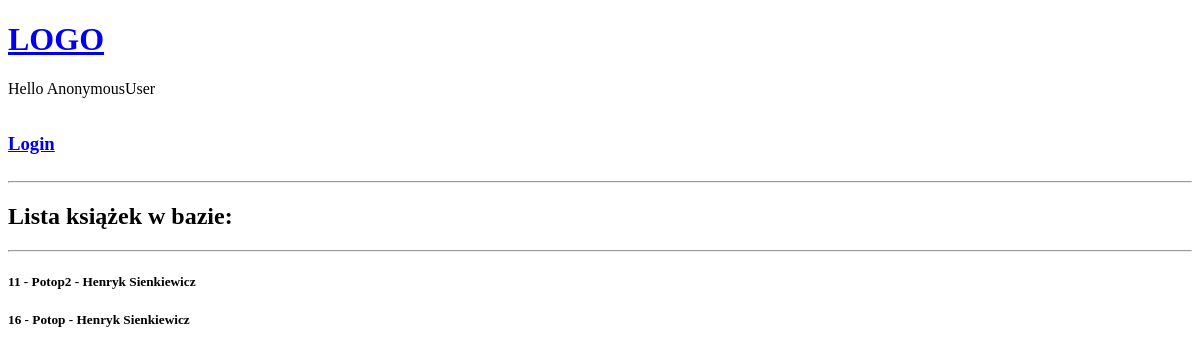
The page /book-list/ on the database as committed earlier.
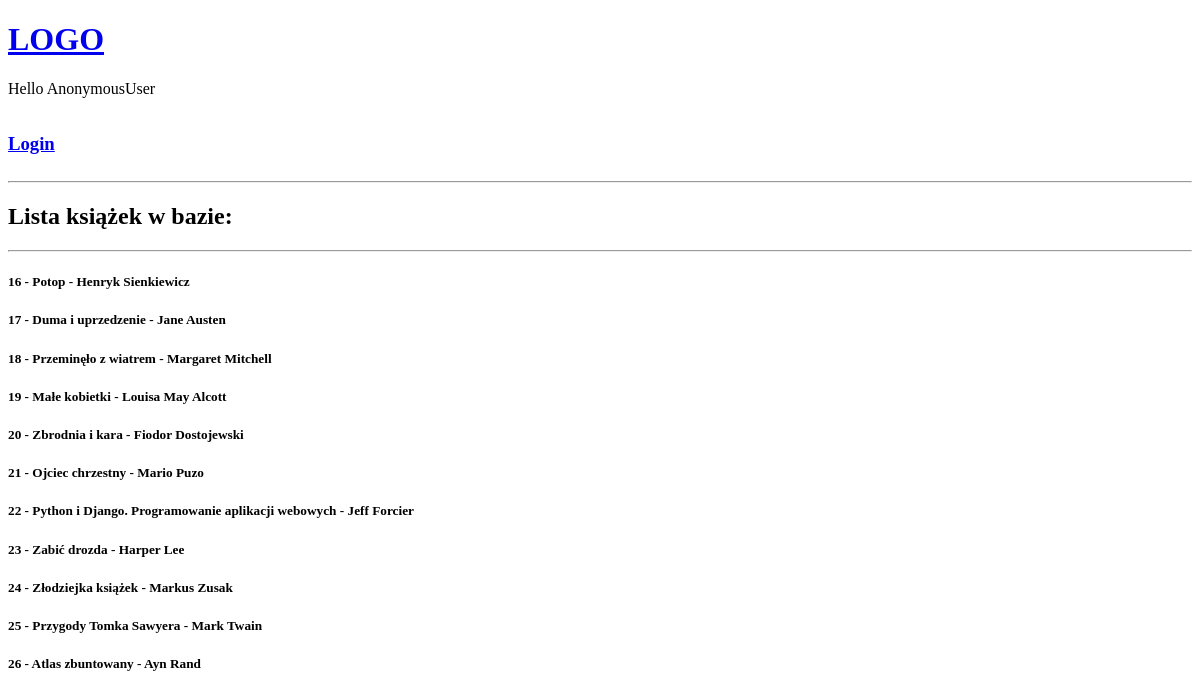
The same page on the database as committed later.
### base/models.py (models this page shows, shortened)
class Book(models.Model):
    id = models.AutoField(primary_key=True)
    title = models.CharField(max_length=255)
    author = models.CharField(max_length=255)
    availability = models.BooleanField(default=True)

### base/views.py (the view)
# urls.py: path('book-list/', views.book_list, name='book-list'),
def book_list(request):
    available_books = Book.objects.filter(availability=True)
    return render(request, 'base/book_list.html', {'books': available_books})

### base/templates/base/book_list.html
{% extends 'main.html' %}
{% block content %}
  <h2>Lista książek w bazie:</h2>
        <hr>
        {% for book in books %}
            {% if book.availability %}
                <div>
                    <h5>{{book.id}} - {{book.title}} - {{book.author}}</h5>
                </div>
            {% endif %}
        {% empty %}
            <p>Brak dostępnych książek.</p>
        {% endfor %}
{% endblock %}

Rows that differ between the two databases and show on the page:
removed Book: id "11", title "Potop2", author "Henryk Sienkiewicz"
added Book: id "17", title "Duma i uprzedzenie", author "Jane Austen"
added Book: id "18", title "Przeminęło z wiatrem", author "Margaret Mitchell"
added Book: id "19", title "Małe kobietki", author "Louisa May Alcott"
added Book: id "20", title "Zbrodnia i kara", author "Fiodor Dostojewski"
added Book: id "21", title "Ojciec chrzestny", author "Mario Puzo"
added Book: id "22", title "Python i Django. Programowanie aplikacji webowych", author "Jeff Forcier"
added Book: id "23", title "Zabić drozda", author "Harper Lee"
added Book: id "24", title "Złodziejka książek", author "Markus Zusak"
added Book: id "25", title "Przygody Tomka Sawyera", author "Mark Twain"
added Book: id "26", title "Atlas zbuntowany", author "Ayn Rand"
